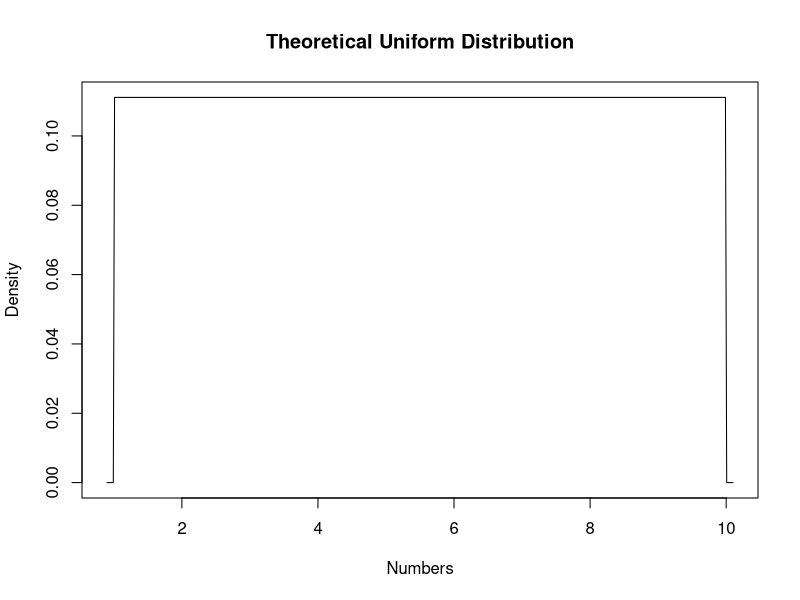
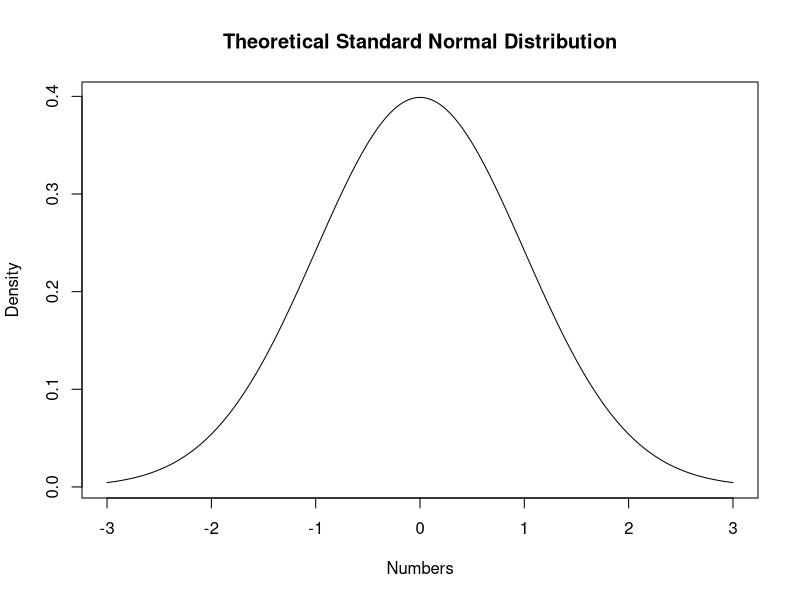
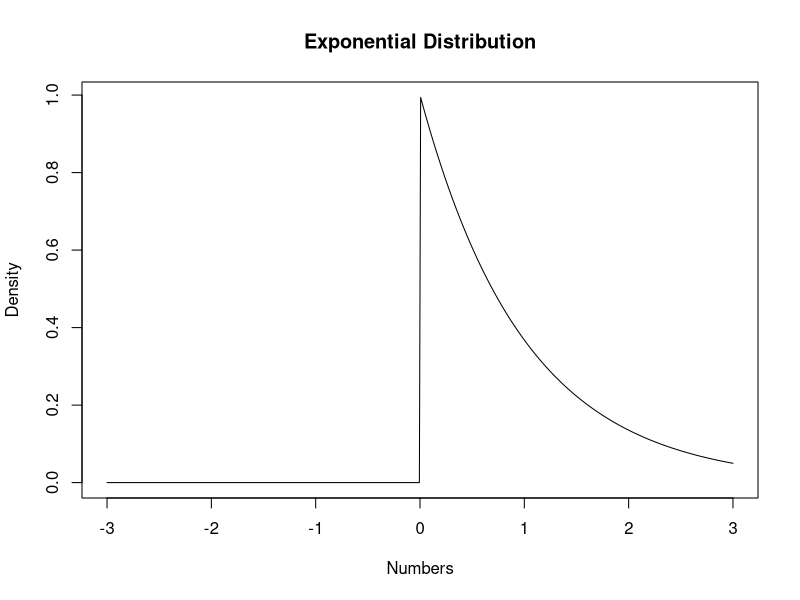
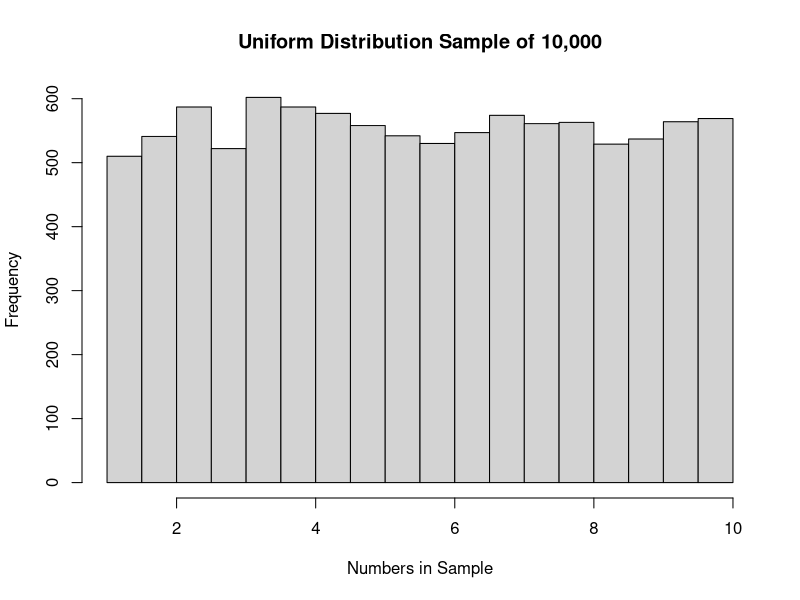
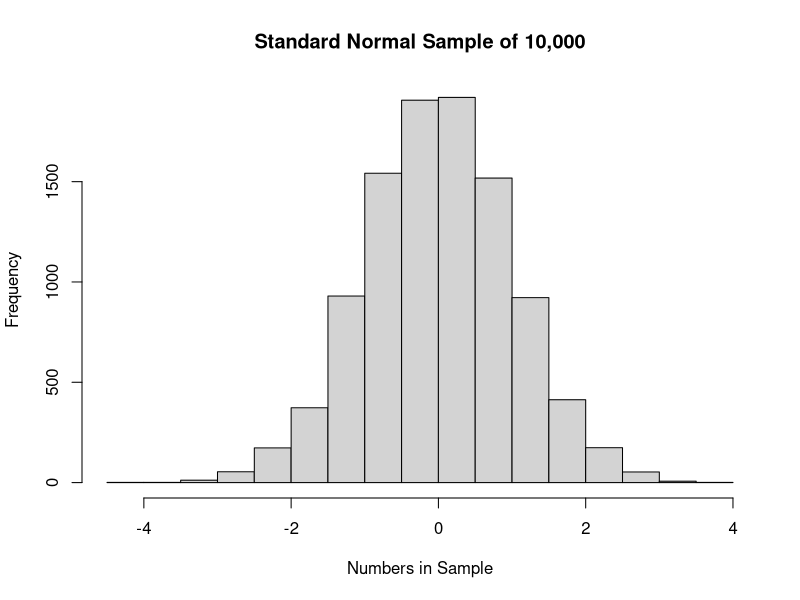
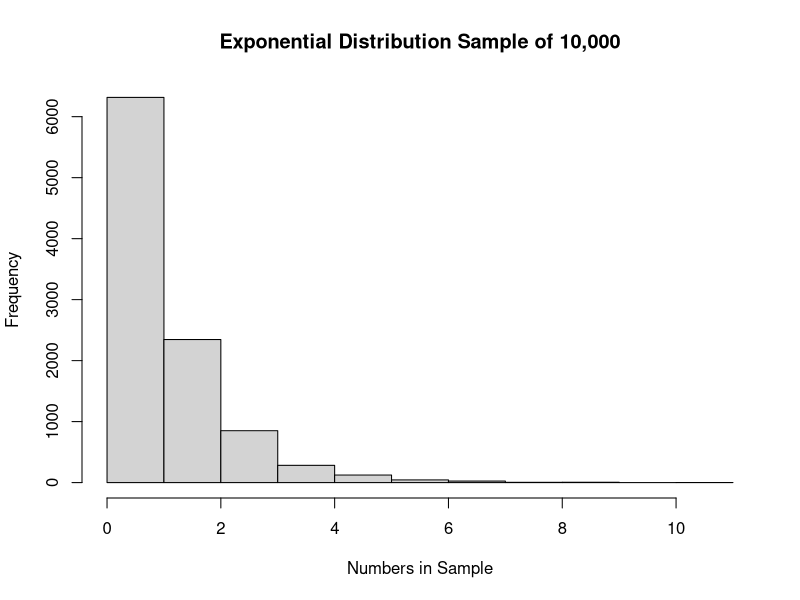
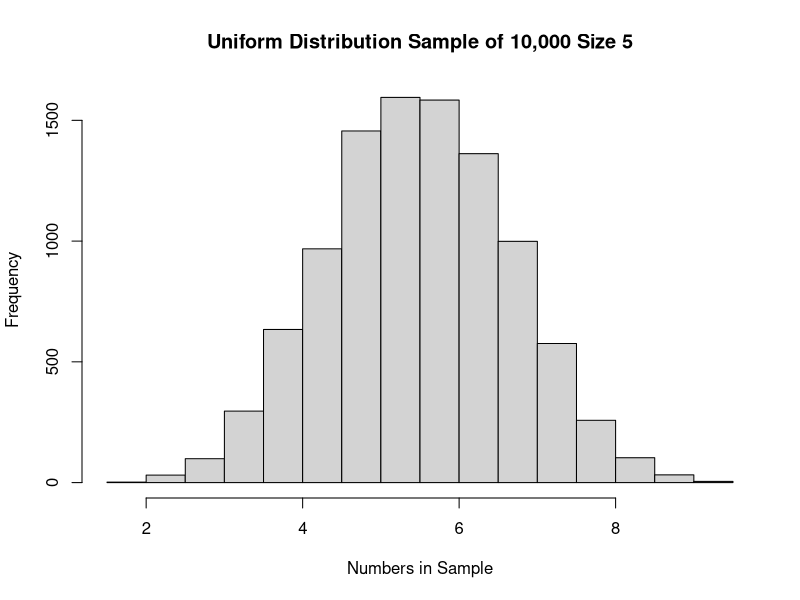
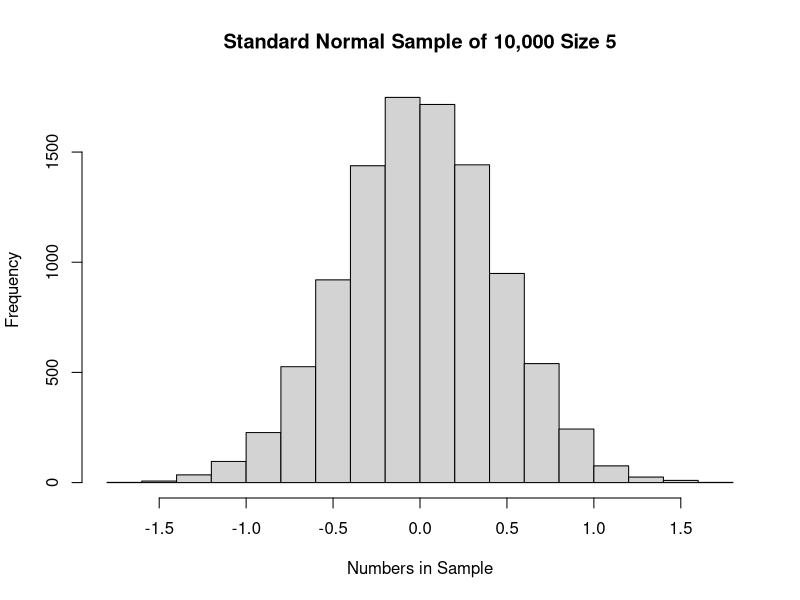

These figures' R source, in order:
#Name: Project 2
#Authoer: Juan P. Garces
#Date: 09/20/2016

#1. Functions
GenUnifSamples <- function(S, N=10000){
  set.seed(100)
  means <- replicate(N, mean(runif(S, 1, 10)))
  return(means)
}
GenNormSamples <- function(S, N=10000){
  set.seed(100)
  means <- replicate(N, mean(rnorm(S)))
  return(means)
  
}
GenExpSamples <- function(S, N=10000){
  set.seed(100)
  means <- replicate(N, mean(rexp(S, rate = 1)))
  return(means)
}

#2a. THeoreticals
set.seed(100)
x <- seq(-3,3, length=500)
xx <- seq(.9, 10.1, length = 500)
plot(xx, dunif(xx, min = 1, max= 10) , type= "l", ylab = "Density", xlab = "Numbers", main = "Theoretical Uniform Distribution")
plot(x, dnorm(x) ,type= "l",ylab = "Density", xlab = "Numbers", main = "Theoretical Standard Normal Distribution")
plot(x, dexp(x), type= "l",ylab = "Density", xlab = "Numbers", main = "Exponential Distribution")

#2b. One Sample with 10,000 values
#Uniform Distribution ~~ Sample 1
vu <-GenUnifSamples(S = 1)
hist(vu, xlab = "Numbers in Sample", main = "Uniform Distribution Sample of 10,000")
mean(vu)
sd(vu)
fivenum(vu)
#Standard Normal Distribution ~~ Sample 1
vn <-GenNormSamples(S = 1)
hist(vn, xlab = "Numbers in Sample", main = "Standard Normal Sample of 10,000")
mean(vn)
sd(vn)
fivenum(vn)
#Exponential Distribution ~~ Sample 1
ve <-GenExpSamples(S = 1)
hist(ve, xlab = "Numbers in Sample", main = "Exponential Distribution Sample of 10,000")
mean(ve)
sd(ve)
fivenum(ve)

#2c.
#Uniform Distribution ~~ Sample 2 Size 5
vu <-GenUnifSamples(S = 5)
hist(vu, xlab = "Numbers in Sample", main = "Uniform Distribution Sample of 10,000 Size 5")
mean(vu)
sd(vu)
fivenum(vu)
#Standard Normal Distribution ~~ Sample 2 Size 5
vn <-GenNormSamples(S = 5)
hist(vn, xlab = "Numbers in Sample", main = "Standard Normal Sample of 10,000 Size 5")
mean(vn)
sd(vn)
fivenum(vn)
#Exponential Distribution ~~ Sample 2 Size 5
ve <-GenExpSamples(S = 5)
hist(ve, xlab = "Numbers in Sample", main = "Exponential Distribution Sample of 10,000 Size 5")
mean(ve)
sd(ve)
fivenum(ve)

#Uniform Distribution ~~ Sample 3 Size 25
vu <-GenUnifSamples(S = 25)
hist(vu, xlab = "Numbers in Sample", main = "Uniform Distribution Sample of 10,000 Size 25")
mean(vu)
sd(vu)
fivenum(vu)
#Standard Normal Distribution ~~ Sample 3 Size 25
vn <-GenNormSamples(S = 25)
hist(vn, xlab = "Numbers in Sample", main = "Standard Normal Sample of 10,000 Size 25")
mean(vn)
sd(vn)
fivenum(vn)
#Exponential Distribution ~~ Sample 3 Size 25
ve <-GenExpSamples(S = 25)
hist(ve, xlab = "Numbers in Sample", main = "Exponential Distribution Sample of 10,000 Size 25")
mean(ve)
sd(ve)
fivenum(ve)

#Uniform Distribution ~~ Sample 4 Size 500
vu <-GenUnifSamples(S = 500)
hist(vu, xlab = "Numbers in Sample", main = "Uniform Distribution Sample of 10,000 Size 500")
mean(vu)
sd(vu)
fivenum(vu)
#Standard Normal Distribution ~~ Sample 4 Size 500
vn <-GenNormSamples(S = 500)
hist(vn, xlab = "Numbers in Sample", main = "Standard Normal Sample of 10,000 Size 500")
mean(vn)
sd(vn)
fivenum(vn)
#Exponential Distribution ~~ Sample 4 Size 500
ve <-GenExpSamples(S = 500)
hist(ve, xlab = "Numbers in Sample", main = "Exponential Distribution Sample of 10,000 Size 500")
mean(ve)
sd(ve)
fivenum(ve)
